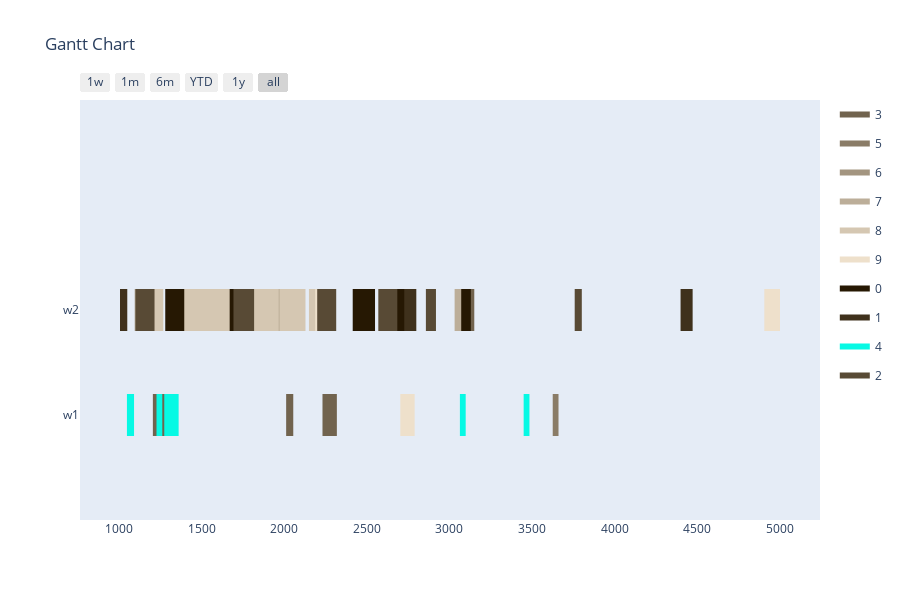

Write notebook code for a chart like this one.
### Markdown cell above
Config 4 - Randomized Mutation with "open" Planning Horizon

### Code cell
optimizer = BaseGA(env)
optimizer.configure('tardiness', 'twopointcrossover', 'roulettewheel', 'randomize')
last_time_slot = 0
for order in orders:
    if order[1] > last_time_slot:
        last_time_slot = order[1]
# all parameters after offspring_amount are optional (in this case -> verbose=True)
result, best_fitness_history, average_fitness_history, best_generation_history, feasible_gen = optimizer.optimize(orders, max_generations, earliest_time_slot, last_time_slot, population_size, offspring_amount, verbose=True)
workstation_assignments = reformat_result(result, orders, workstations, recipes, tasks)
visualize(workstation_assignments, best_fitness_history, average_fitness_history, best_generation_history, feasible_gen)

### Figure 1 — Plotly figure (JSON) as saved in the notebook; plotly's stock layout.template omitted (floating-point values rounded to 4 significant figures)
{"data": [{"fill": "toself", "fillcolor": "rgb(113, 99, 78)", "hoverinfo": "name", "legendgroup": "rgb(113, 99, 78)", "mode": "none", "name": "3", "type": "scatter", "x": [895, 990, 990, 895, 895, 3068, 3151, 3151, 3068, 3068, 287, 322, 322, 287, 287, 1205, 1280, 1280, 1205, 1205, 2232, 2319, 2319, 2232, 2232, 2012, 2055, 2055, 2012], "y": [0.8, 0.8, 1.2, 1.2, null, 0.8, 0.8, 1.2, 1.2, null, -0.2, -0.2, 0.2, 0.2, null, -0.2, -0.2, 0.2, 0.2, null, -0.2, -0.2, 0.2, 0.2, null, -0.2, -0.2, 0.2, 0.2]}, {"fill": "toself", "fillcolor": "rgb(138, 124, 103)", "hoverinfo": "name", "legendgroup": "rgb(138, 124, 103)", "mode": "none", "name": "5", "type": "scatter", "x": [1943, 2038, 2038, 1943, 1943, 556, 639, 639, 556, 556, 730, 773, 773, 730, 730, 3626, 3661, 3661, 3626, 3626, 624, 659, 659, 624, 624, 787, 862, 862, 787], "y": [0.8, 0.8, 1.2, 1.2, null, 0.8, 0.8, 1.2, 1.2, null, -0.2, -0.2, 0.2, 0.2, null, -0.2, -0.2, 0.2, 0.2, null, -0.2, -0.2, 0.2, 0.2, null, -0.2, -0.2, 0.2, 0.2]}, {"fill": "toself", "fillcolor": "rgb(163, 149, 128)", "hoverinfo": "name", "legendgroup": "rgb(163, 149, 128)", "mode": "none", "name": "6", "type": "scatter", "x": [1300, 1415, 1415, 1300, 1300, 881, 996, 996, 881, 881, 294, 429, 429, 294, 294, 559, 674, 674, 559, 559, 1095, 1230, 1230, 1095, 1095, 1531, 1671, 1671, 1531, 1531, 366, 501, 501, 366], "y": [0.8, 0.8, 1.2, 1.2, null, 0.8, 0.8, 1.2, 1.2, null, 0.8, 0.8, 1.2, 1.2, null, 0.8, 0.8, 1.2, 1.2, null, 0.8, 0.8, 1.2, 1.2, null, 0.8, 0.8, 1.2, 1.2, null, 0.8, 0.8, 1.2, 1.2]}, {"fill": "toself", "fillcolor": "rgb(188, 174, 153)", "hoverinfo": "name", "legendgroup": "rgb(188, 174, 153)", "mode": "none", "name": "7", "type": "scatter", "x": [1287, 1331, 1331, 1287, 1287, 2652, 2715, 2715, 2652, 2652, 3032, 3085, 3085, 3032, 3032, 2158, 2221, 2221, 2158], "y": [0.8, 0.8, 1.2, 1.2, null, 0.8, 0.8, 1.2, 1.2, null, 0.8, 0.8, 1.2, 1.2, null, 0.8, 0.8, 1.2, 1.2]}, {"fill": "toself", "fillcolor": "rgb(213, 199, 178)", "hoverinfo": "name", "legendgroup": "rgb(213, 199, 178)", "mode": "none", "name": "8", "type": "scatter", "x": [2150, 2275, 2275, 2150, 2150, 1268, 1329, 1329, 1268, 1268, 795, 935, 935, 795, 795, 902, 1027, 1027, 902, 902, 1968, 2011, 2011, 1968, 1968, 2004, 2129, 2129, 2004, 2004, 1015, 1155, 1155, 1015], "y": [0.8, 0.8, 1.2, 1.2, null, 0.8, 0.8, 1.2, 1.2, null, 0.8, 0.8, 1.2, 1.2, null, 0.8, 0.8, 1.2, 1.2, null, 0.8, 0.8, 1.2, 1.2, null, 0.8, 0.8, 1.2, 1.2, null, 0.8, 0.8, 1.2, 1.2]}, {"fill": "toself", "fillcolor": "rgb(238, 224, 203)", "hoverinfo": "name", "legendgroup": "rgb(238, 224, 203)", "mode": "none", "name": "9", "type": "scatter", "x": [608, 691, 691, 608, 608, 2188, 2271, 2271, 2188, 2188, 4907, 5002, 5002, 4907, 4907, 2703, 2790, 2790, 2703, 2703, 516, 603, 603, 516, 516, 937, 972, 972, 937], "y": [0.8, 0.8, 1.2, 1.2, null, 0.8, 0.8, 1.2, 1.2, null, 0.8, 0.8, 1.2, 1.2, null, -0.2, -0.2, 0.2, 0.2, null, -0.2, -0.2, 0.2, 0.2, null, -0.2, -0.2, 0.2, 0.2]}, {"fill": "toself", "fillcolor": "rgb(38, 24, 3)", "hoverinfo": "name", "legendgroup": "rgb(38, 24, 3)", "mode": "none", "name": "0", "type": "scatter", "x": [1280, 1395, 1395, 1280, 1280, 2415, 2550, 2550, 2415, 2415, 3072, 3130, 3130, 3072, 3072, 2593, 2733, 2733, 2593, 2593, 1670, 1728, 1728, 1670, 1670, 1109, 1167, 1167, 1109, 1109, 877, 938, 938, 877], "y": [0.8, 0.8, 1.2, 1.2, null, 0.8, 0.8, 1.2, 1.2, null, 0.8, 0.8, 1.2, 1.2, null, 0.8, 0.8, 1.2, 1.2, null, 0.8, 0.8, 1.2, 1.2, null, 0.8, 0.8, 1.2, 1.2, null, 0.8, 0.8, 1.2, 1.2]}, {"fill": "toself", "fillcolor": "rgb(63, 49, 28)", "hoverinfo": "name", "legendgroup": "rgb(63, 49, 28)", "mode": "none", "name": "1", "type": "scatter", "x": [753, 806, 806, 753, 753, 4400, 4473, 4473, 4400, 4400, 1006, 1050, 1050, 1006, 1006, 2727, 2800, 2800, 2727], "y": [0.8, 0.8, 1.2, 1.2, null, 0.8, 0.8, 1.2, 1.2, null, 0.8, 0.8, 1.2, 1.2, null, 0.8, 0.8, 1.2, 1.2]}, {"fill": "toself", "fillcolor": "rgb(7, 249, 228)", "hoverinfo": "name", "legendgroup": "rgb(7, 249, 228)", "mode": "none", "name": "4", "type": "scatter", "x": [1274, 1361, 1361, 1274, 1274, 1227, 1262, 1262, 1227, 1227, 3450, 3485, 3485, 3450, 3450, 459, 502, 502, 459, 459, 1048, 1091, 1091, 1048, 1048, 3064, 3099, 3099, 3064], "y": [-0.2, -0.2, 0.2, 0.2, null, -0.2, -0.2, 0.2, 0.2, null, -0.2, -0.2, 0.2, 0.2, null, -0.2, -0.2, 0.2, 0.2, null, -0.2, -0.2, 0.2, 0.2, null, -0.2, -0.2, 0.2, 0.2]}, {"fill": "toself", "fillcolor": "rgb(88, 74, 53)", "hoverinfo": "name", "legendgroup": "rgb(88, 74, 53)", "mode": "none", "name": "2", "type": "scatter", "x": [1100, 1215, 1215, 1100, 1100, 2200, 2315, 2315, 2200, 2200, 1693, 1818, 1818, 1693, 1693, 2858, 2919, 2919, 2858, 2858, 3759, 3802, 3802, 3759, 3759, 428, 486, 486, 428, 428, 2570, 2685, 2685, 2570], "y": [0.8, 0.8, 1.2, 1.2, null, 0.8, 0.8, 1.2, 1.2, null, 0.8, 0.8, 1.2, 1.2, null, 0.8, 0.8, 1.2, 1.2, null, 0.8, 0.8, 1.2, 1.2, null, 0.8, 0.8, 1.2, 1.2, null, 0.8, 0.8, 1.2, 1.2]}, {"legendgroup": "rgb(113, 99, 78)", "marker": {"color": "rgb(113, 99, 78)", "opacity": 0, "size": 1}, "mode": "markers", "name": "", "showlegend": false, "text": [null, null, null, null, null, null, null, null, null, null, null, null], "type": "scatter", "x": [895, 990, 3068, 3151, 287, 322, 1205, 1280, 2232, 2319, 2012, 2055], "y": [1, 1, 1, 1, 0, 0, 0, 0, 0, 0, 0, 0]}, {"legendgroup": "rgb(138, 124, 103)", "marker": {"color": "rgb(138, 124, 103)", "opacity": 0, "size": 1}, "mode": "markers", "name": "", "showlegend": false, "text": [null, null, null, null, null, null, null, null, null, null, null, null], "type": "scatter", "x": [1943, 2038, 556, 639, 730, 773, 3626, 3661, 624, 659, 787, 862], "y": [1, 1, 1, 1, 0, 0, 0, 0, 0, 0, 0, 0]}, {"legendgroup": "rgb(163, 149, 128)", "marker": {"color": "rgb(163, 149, 128)", "opacity": 0, "size": 1}, "mode": "markers", "name": "", "showlegend": false, "text": [null, null, null, null, null, null, null, null, null, null, null, null, null, null], "type": "scatter", "x": [1300, 1415, 881, 996, 294, 429, 559, 674, 1095, 1230, 1531, 1671, 366, 501], "y": [1, 1, 1, 1, 1, 1, 1, 1, 1, 1, 1, 1, 1, 1]}, {"legendgroup": "rgb(188, 174, 153)", "marker": {"color": "rgb(188, 174, 153)", "opacity": 0, "size": 1}, "mode": "markers", "name": "", "showlegend": false, "text": [null, null, null, null, null, null, null, null], "type": "scatter", "x": [1287, 1331, 2652, 2715, 3032, 3085, 2158, 2221], "y": [1, 1, 1, 1, 1, 1, 1, 1]}, {"legendgroup": "rgb(213, 199, 178)", "marker": {"color": "rgb(213, 199, 178)", "opacity": 0, "size": 1}, "mode": "markers", "name": "", "showlegend": false, "text": [null, null, null, null, null, null, null, null, null, null, null, null, null, null], "type": "scatter", "x": [2150, 2275, 1268, 1329, 795, 935, 902, 1027, 1968, 2011, 2004, 2129, 1015, 1155], "y": [1, 1, 1, 1, 1, 1, 1, 1, 1, 1, 1, 1, 1, 1]}, {"legendgroup": "rgb(238, 224, 203)", "marker": {"color": "rgb(238, 224, 203)", "opacity": 0, "size": 1}, "mode": "markers", "name": "", "showlegend": false, "text": [null, null, null, null, null, null, null, null, null, null, null, null], "type": "scatter", "x": [608, 691, 2188, 2271, 4907, 5002, 2703, 2790, 516, 603, 937, 972], "y": [1, 1, 1, 1, 1, 1, 0, 0, 0, 0, 0, 0]}, {"legendgroup": "rgb(38, 24, 3)", "marker": {"color": "rgb(38, 24, 3)", "opacity": 0, "size": 1}, "mode": "markers", "name": "", "showlegend": false, "text": [null, null, null, null, null, null, null, null, null, null, null, null, null, null], "type": "scatter", "x": [1280, 1395, 2415, 2550, 3072, 3130, 2593, 2733, 1670, 1728, 1109, 1167, 877, 938], "y": [1, 1, 1, 1, 1, 1, 1, 1, 1, 1, 1, 1, 1, 1]}, {"legendgroup": "rgb(63, 49, 28)", "marker": {"color": "rgb(63, 49, 28)", "opacity": 0, "size": 1}, "mode": "markers", "name": "", "showlegend": false, "text": [null, null, null, null, null, null, null, null], "type": "scatter", "x": [753, 806, 4400, 4473, 1006, 1050, 2727, 2800], "y": [1, 1, 1, 1, 1, 1, 1, 1]}, {"legendgroup": "rgb(7, 249, 228)", "marker": {"color": "rgb(7, 249, 228)", "opacity": 0, "size": 1}, "mode": "markers", "name": "", "showlegend": false, "text": [null, null, null, null, null, null, null, null, null, null, null, null], "type": "scatter", "x": [1274, 1361, 1227, 1262, 3450, 3485, 459, 502, 1048, 1091, 3064, 3099], "y": [0, 0, 0, 0, 0, 0, 0, 0, 0, 0, 0, 0]}, {"legendgroup": "rgb(88, 74, 53)", "marker": {"color": "rgb(88, 74, 53)", "opacity": 0, "size": 1}, "mode": "markers", "name": "", "showlegend": false, "text": [null, null, null, null, null, null, null, null, null, null, null, null, null, null], "type": "scatter", "x": [1100, 1215, 2200, 2315, 1693, 1818, 2858, 2919, 3759, 3802, 428, 486, 2570, 2685], "y": [1, 1, 1, 1, 1, 1, 1, 1, 1, 1, 1, 1, 1, 1]}], "layout": {"height": 600, "hovermode": "closest", "showlegend": true, "title": {"text": "Gantt Chart"}, "xaxis": {"rangeselector": {"buttons": [{"count": 7, "label": "1w", "step": "day", "stepmode": "backward"}, {"count": 1, "label": "1m", "step": "month", "stepmode": "backward"}, {"count": 6, "label": "6m", "step": "month", "stepmode": "backward"}, {"count": 1, "label": "YTD", "step": "year", "stepmode": "todate"}, {"count": 1, "label": "1y", "step": "year", "stepmode": "backward"}, {"step": "all"}]}, "showgrid": false, "type": "date", "zeroline": false}, "yaxis": {"autorange": false, "range": [-1, 3], "showgrid": false, "ticktext": ["w1", "w2"], "tickvals": [0, 1], "zeroline": false}}}
